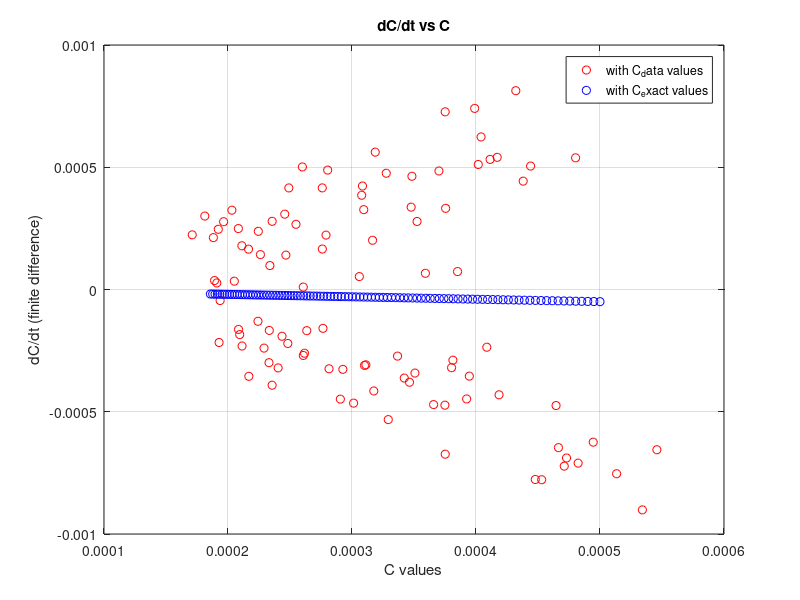
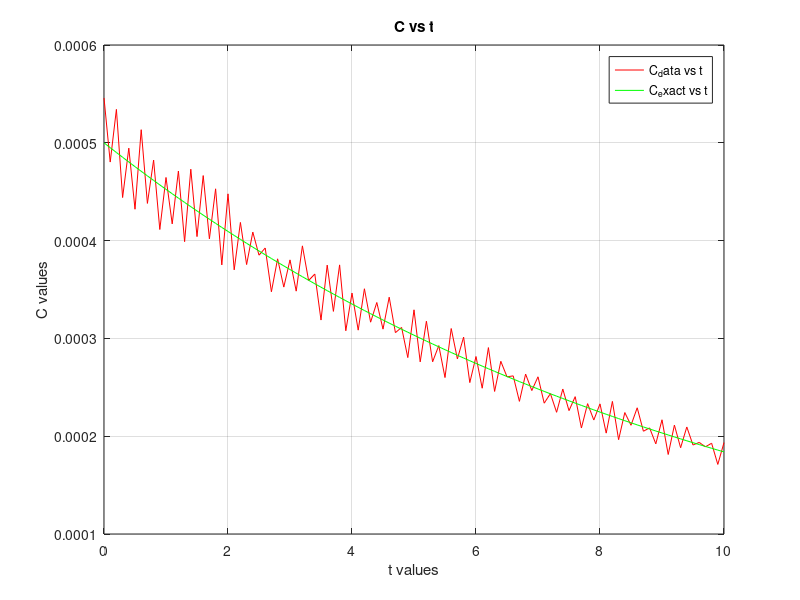

Recreate these plots in MATLAB, in order.
%% Question 3

% parameters
C0 = 0.0005; % initial concentration
k = 0.1;   % reaction rate constant
t = 0 : 0.1 : 10; % time from 0 to 10 insteps of 0.1

% generating data
C_exact = C0 .* (exp(-k .* t)); % exact solutions
i = 1;
while(i <= 101)
    if i <= 99
        C_data(i) = C_exact(i) + (rand(1, 1) / 10)*(C_exact(i));
        C_data(i+1) = C_exact(i+1) - (rand(1, 1) / 10)*(C_exact(i+1));
        i = i+2;
    else
        C_data(i) = C_exact(i) + (rand(1, 1) / 10)*(C_exact(i));
        i = i+1;
    end
end

% computing finite difference derivative
dCdt1 = diff(C_data) ./ diff(t);
dCdt2 = diff(C_exact) ./ diff(t);

point = 1; % choosing a point

% plotting derivative vs C at a point
figure(1);
plot(C_data(1:end-1),dCdt1,'ro');
xlabel('C values');
ylabel('dC/dt (finite difference)');
title('dC/dt vs C');
grid on;
hold on;
plot(C_exact(1:end-1),dCdt2,'bo');
legend('with C_data values','with C_exact values');
hold off;

figure(2)
plot(t,C_data,'r-');
xlabel('t values');
ylabel('C values');
title('C vs t');
grid on;
hold on;
plot(t,C_exact,'g-');
legend('C_data vs t','C_exact vs t');
hold off;

k = dCdt2(point) / C_exact(point);
slope = dCdt1(point) / C_data(point);